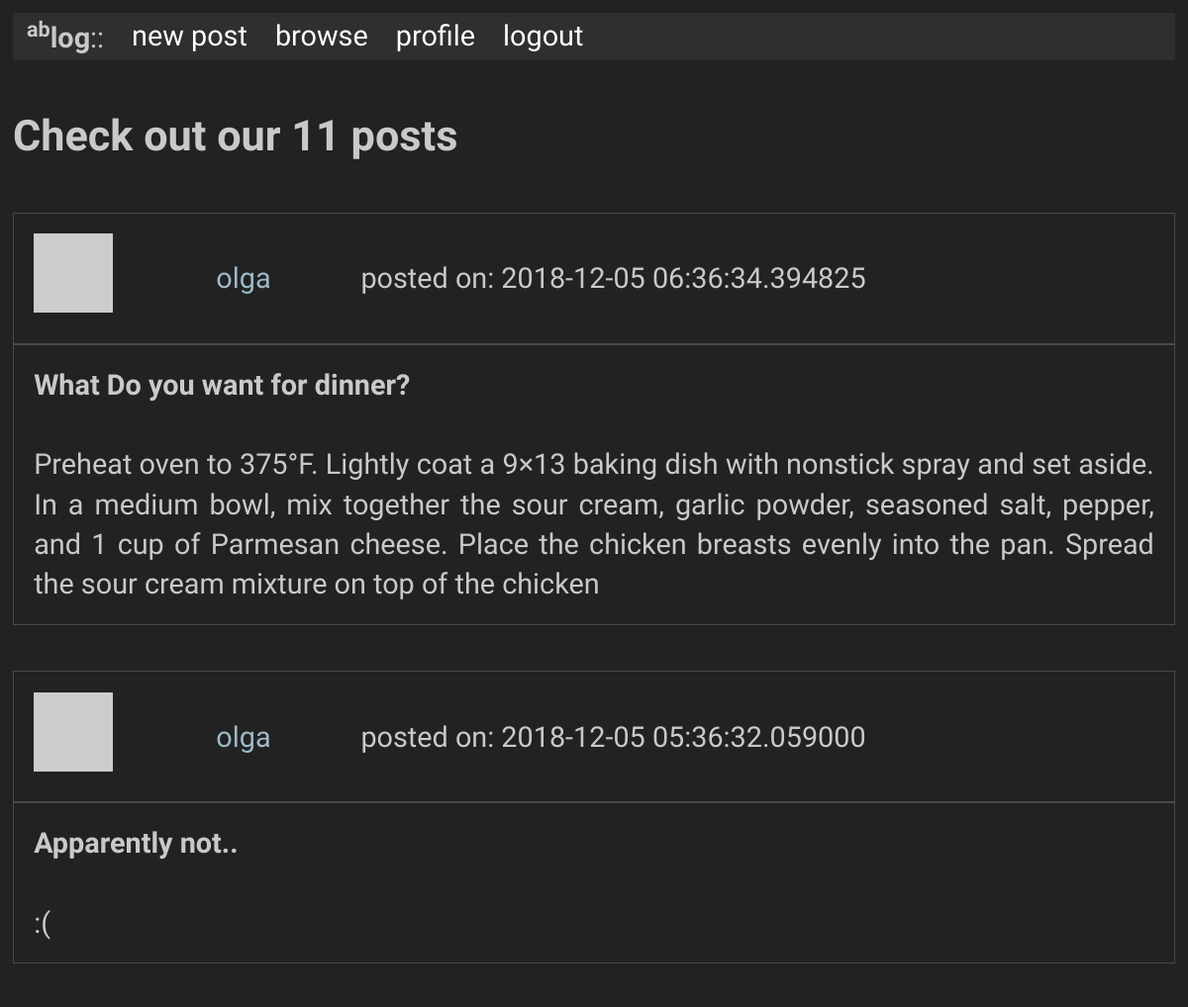
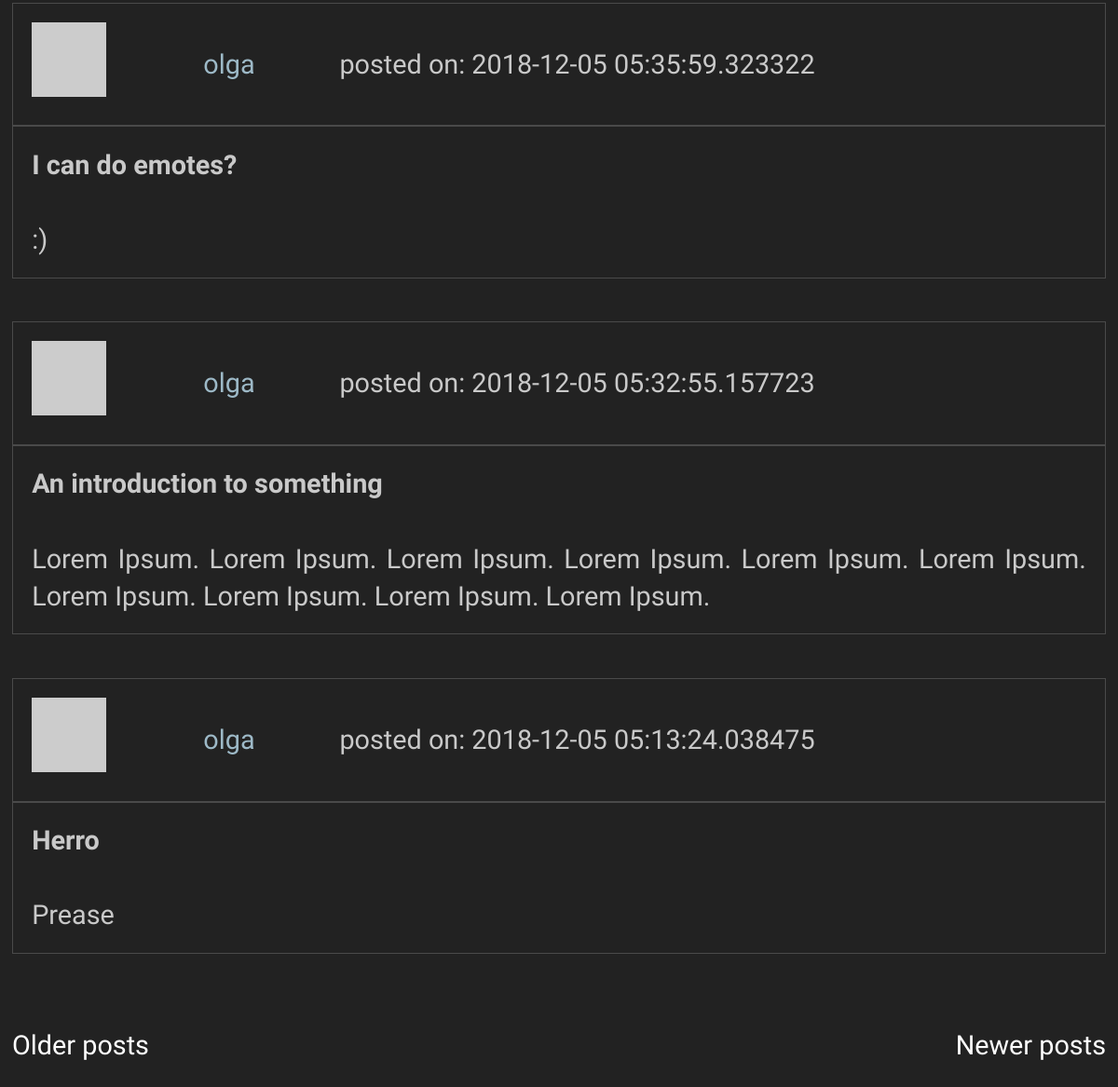
The app's page /browse?page=2 (signed in) with its own data (2 pictures, top to bottom).
### app/models.py (models this page shows, shortened)
class Post(db.Model):
    id           = db.Column(db.Integer, primary_key = True)
    title        = db.Column(db.String(40))
    body         = db.Column(db.String(100))
    timestamp    = db.Column(db.DateTime, index = True, default = datetime.utcnow)
    user_id      = db.Column(db.Integer, db.ForeignKey('user.id'))

class User(UserMixin, db.Model):
    id            = db.Column(db.Integer, primary_key = True)
    username      = db.Column(db.String(64), index = True, unique = True)
    full_name     = db.Column(db.String(80), index = True)
    email         = db.Column(db.String(128), index = True, unique = True)
    password_hash = db.Column(db.String(128))
    posts         = db.relationship('Post', backref = 'author', lazy = 'dynamic')
    about_me      = db.Column(db.String(50))
    last_seen     = db.Column(db.DateTime, default=datetime.utcnow)
    """
    Generates password hash from password string
    """
    """
    Checks if provided password matches self.password_hash
    """
    """
    Fetches generated avatar from gravatar from hash, which is generated from email
    """
    def avatar(self, size = 64):
        digest = md5(self.email.lower().encode('utf-8')).hexdigest()
        return('https://gravatar.com/avatar/{}?d=retro&s={}'.format(digest, size))

### app/routes.py (the view)
@app.route('/browse', methods = ['GET', 'POST'])
def browse():
    page        = request.args.get('page', 1, type = int)
    posts       = Post.query.order_by(Post.timestamp.desc())
    n_posts     = posts.count()
    posts       = posts.paginate(page, app.config['POSTS_PER_PAGE'], False)
    next_url    = url_for('browse', page = posts.next_num) if posts.has_next else None
    prev_url    = url_for('browse', page = posts.prev_num) if posts.has_prev else None
    return(render_template('browse.html',  title = "Browse", posts = posts.items, n_posts = n_posts, next_url = next_url, prev_url = prev_url))

### app/models.py (called while the page is built)
@login.user_loader
def load_user(id):
    return User.query.get(int(id))

### app/routes.py (called while the page is built)
@app.before_request
def before_request():
    if current_user.is_authenticated:
        current_user.last_seen = datetime.utcnow()
        db.session.commit()

### app/templates/browse.html
{% extends "base.html" %}
{% from "_post.html" import render_post %}
{% from "_pagination.html" import render_pageset %}
{% block content %}
    <h4>Check out our <b>{{ n_posts }}</b> posts</h4>
    {% for post in posts %}
        {{ render_post(post) }}
    {% endfor %}
    {{ render_pageset(prev_url, next_url)}}
{% endblock %}

### app/templates/_post.html
{% macro render_post(src) %}
  <table>
    <table>
      <tr>
        <td>
          <img src="{{ src.author.avatar(48) }}"><br>
        </td>
        <td>
          <a  id="inline-hyper" href="{{ url_for('user', username=src.author.username) }}">{{ src.author.username }}</a>
        </td>
        <td>
          posted on: {{ src.timestamp }}
        </td>
      </tr>
    </table>
    <table>
      <tr>
          <td><b>{{ src.title }}<b></td>
      </tr>
      <tr>
          <td>{{ src.body }}</td>
      </tr>
    </table>
  <table>
  <br>
{% endmacro %}

### app/static/style.css (style rules this page uses)
body { font-size: 1.8rem; line-height: 1.618; max-width: 52em; margin: auto; font-family: 'Quattrocento Sans', sans-serif; color: #c9c9c9; background-color: #222222; padding: 13px; }
h1, h2, h3, h4, h5, h6 { font-family: 'Quattrocento Sans', sans-serif; font-weight: 700; overflow-wrap: break-word; word-wrap: break-word; -ms-word-break: break-all; word-break: break-word; -ms-hyphens: auto; -moz-hyphens: auto; -webkit-hyphens: auto; hyphens: auto; }
h4 { line-height: 0.9; font-size: 1.5em; }
a { text-decoration: none; color: #ffffff; }
#inline-hyper { color: #9db9c7; }
table { text-align: justify; width: 100%; border-collapse: collapse; border: 1px solid #4a4a4a; }
td, th { line-height: 1.4em; padding: 0.7em; }

### records on screen
Post: timestamp "2018-12-05 06:36:34.394825", title "What Do you want for dinner?", body "Preheat oven to 375°F. Lightly coat a 9×13 baking dish with nonstick spray and set aside. In a medium bowl, mix together the sour cream, garlic powder, seasoned salt, pepper, and 1 cup of Parmesan cheese. Place the chicken breasts evenly into the pan. Spread the sour cream mixture on top of the chicken"
User: author.username "olga"
Post: timestamp "2018-12-05 05:36:32.059000", title "Apparently not..", body ":("
Post: timestamp "2018-12-05 05:35:59.323322", title "I can do emotes?", body ":)"
Post: timestamp "2018-12-05 05:32:55.157723", title "An introduction to something", body "Lorem Ipsum. Lorem Ipsum. Lorem Ipsum. Lorem Ipsum. Lorem Ipsum. Lorem Ipsum. Lorem Ipsum. Lorem Ipsum. Lorem Ipsum. Lorem Ipsum."
Post: timestamp "2018-12-05 05:13:24.038475", title "Herro", body "Prease"

### other values on screen
{{ n_posts }} "11"
